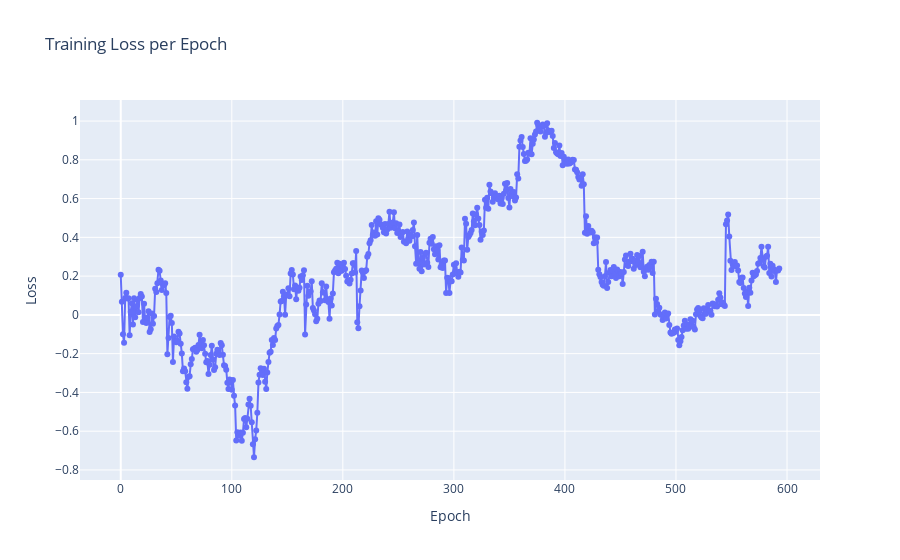

Notebook code for this chart:
### Code cell
import plotly.graph_objects as go
epochs = list(range(len(losses)))
predicted_list = [i[0] for i in predicted_list]
x = [i for i in range(len(predicted_list))]
fig = go.Figure(data=go.Scatter(x=x, y=predicted_list, mode='lines+markers', name='Train'))

fig.update_layout(title='Training Loss per Epoch',
                   xaxis_title='Epoch',
                   yaxis_title='Loss')

fig.show()

### Figure 1 — Plotly figure (JSON) as saved in the notebook; plotly's stock layout.template omitted (floating-point values rounded to 4 significant figures; data arrays with more than 128 entries replaced by an {"elided": "..."} marker saying what was removed)
{"data": [{"mode": "lines+markers", "name": "Train", "type": "scatter", "x": {"elided": "594 int values"}, "y": {"elided": "594 float values"}}], "layout": {"title": {"text": "Training Loss per Epoch"}, "xaxis": {"title": {"text": "Epoch"}}, "yaxis": {"title": {"text": "Loss"}}}}
